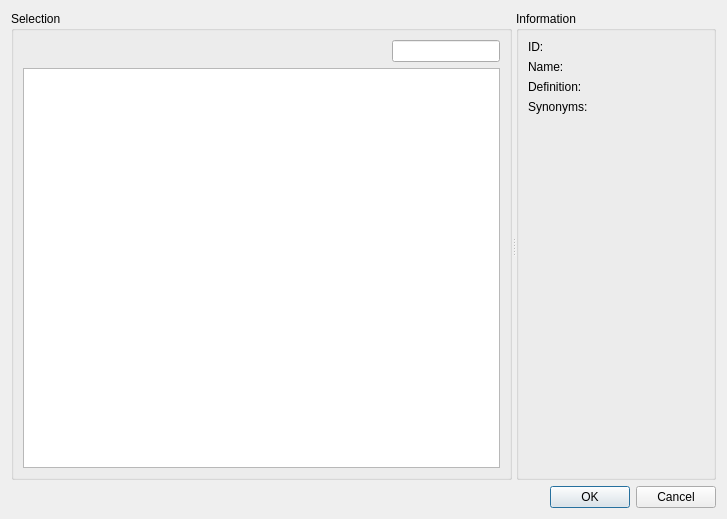
<?xml version="1.0" encoding="UTF-8"?>
<ui version="4.0">
 <class>EcoSelectionDialog</class>
 <widget class="QDialog" name="EcoSelectionDialog">
  <property name="geometry">
   <rect>
    <x>0</x>
    <y>0</y>
    <width>727</width>
    <height>519</height>
   </rect>
  </property>
  <property name="windowTitle">
   <string>Select Evidence Code</string>
  </property>
  <layout class="QVBoxLayout" name="verticalLayout_2">
   <item>
    <widget class="QSplitter" name="splitter">
     <property name="orientation">
      <enum>Qt::Horizontal</enum>
     </property>
     <widget class="QGroupBox" name="groupBox_2">
      <property name="title">
       <string>Selection</string>
      </property>
      <layout class="QVBoxLayout" name="verticalLayout">
       <item>
        <layout class="QHBoxLayout" name="horizontalLayout">
         <item>
          <spacer name="horizontalSpacer">
           <property name="orientation">
            <enum>Qt::Horizontal</enum>
           </property>
           <property name="sizeHint" stdset="0">
            <size>
             <width>40</width>
             <height>20</height>
            </size>
           </property>
          </spacer>
         </item>
         <item>
          <widget class="QLabel" name="label_5">
           <property name="minimumSize">
            <size>
             <width>15</width>
             <height>15</height>
            </size>
           </property>
           <property name="maximumSize">
            <size>
             <width>15</width>
             <height>15</height>
            </size>
           </property>
           <property name="text">
            <string/>
           </property>
           <property name="pixmap">
            <pixmap resource="../../icons/icons.qrc">:/search_icon</pixmap>
           </property>
           <property name="scaledContents">
            <bool>true</bool>
           </property>
          </widget>
         </item>
         <item>
          <widget class="ButtonLineEdit" name="searchInput">
           <property name="sizePolicy">
            <sizepolicy hsizetype="Minimum" vsizetype="Fixed">
             <horstretch>0</horstretch>
             <verstretch>0</verstretch>
            </sizepolicy>
           </property>
          </widget>
         </item>
        </layout>
       </item>
       <item>
        <widget class="QTreeView" name="treeView">
         <property name="editTriggers">
          <set>QAbstractItemView::NoEditTriggers</set>
         </property>
         <attribute name="headerVisible">
          <bool>false</bool>
         </attribute>
        </widget>
       </item>
      </layout>
     </widget>
     <widget class="QGroupBox" name="groupBox">
      <property name="sizePolicy">
       <sizepolicy hsizetype="Fixed" vsizetype="Expanding">
        <horstretch>0</horstretch>
        <verstretch>0</verstretch>
       </sizepolicy>
      </property>
      <property name="minimumSize">
       <size>
        <width>200</width>
        <height>0</height>
       </size>
      </property>
      <property name="title">
       <string>Information</string>
      </property>
      <layout class="QGridLayout" name="gridLayout">
       <item row="0" column="0">
        <widget class="QLabel" name="label">
         <property name="text">
          <string>ID:</string>
         </property>
         <property name="alignment">
          <set>Qt::AlignLeading|Qt::AlignLeft|Qt::AlignTop</set>
         </property>
        </widget>
       </item>
       <item row="0" column="1">
        <widget class="QLabel" name="label_id">
         <property name="text">
          <string/>
         </property>
        </widget>
       </item>
       <item row="1" column="0">
        <widget class="QLabel" name="label_2">
         <property name="text">
          <string>Name:</string>
         </property>
         <property name="alignment">
          <set>Qt::AlignLeading|Qt::AlignLeft|Qt::AlignTop</set>
         </property>
        </widget>
       </item>
       <item row="1" column="1">
        <widget class="QLabel" name="label_name">
         <property name="text">
          <string/>
         </property>
         <property name="wordWrap">
          <bool>true</bool>
         </property>
        </widget>
       </item>
       <item row="2" column="0">
        <widget class="QLabel" name="label_3">
         <property name="text">
          <string>Definition:</string>
         </property>
         <property name="alignment">
          <set>Qt::AlignLeading|Qt::AlignLeft|Qt::AlignTop</set>
         </property>
        </widget>
       </item>
       <item row="2" column="1">
        <widget class="QLabel" name="label_definition">
         <property name="text">
          <string/>
         </property>
         <property name="wordWrap">
          <bool>true</bool>
         </property>
        </widget>
       </item>
       <item row="3" column="0">
        <widget class="QLabel" name="label_4">
         <property name="text">
          <string>Synonyms:</string>
         </property>
         <property name="alignment">
          <set>Qt::AlignLeading|Qt::AlignLeft|Qt::AlignTop</set>
         </property>
        </widget>
       </item>
       <item row="4" column="1">
        <spacer name="verticalSpacer">
         <property name="orientation">
          <enum>Qt::Vertical</enum>
         </property>
         <property name="sizeHint" stdset="0">
          <size>
           <width>20</width>
           <height>40</height>
          </size>
         </property>
        </spacer>
       </item>
       <item row="3" column="1">
        <widget class="QLabel" name="label_synonyms">
         <property name="text">
          <string/>
         </property>
         <property name="wordWrap">
          <bool>true</bool>
         </property>
        </widget>
       </item>
      </layout>
     </widget>
    </widget>
   </item>
   <item>
    <widget class="QDialogButtonBox" name="buttonBox">
     <property name="orientation">
      <enum>Qt::Horizontal</enum>
     </property>
     <property name="standardButtons">
      <set>QDialogButtonBox::Cancel|QDialogButtonBox::Ok</set>
     </property>
    </widget>
   </item>
  </layout>
 </widget>
 <customwidgets>
  <customwidget>
   <class>ButtonLineEdit</class>
   <extends>QLineEdit</extends>
   <header>GEMEditor.widgets.gui</header>
  </customwidget>
 </customwidgets>
 <resources>
  <include location="../../icons/icons.qrc"/>
 </resources>
 <connections>
  <connection>
   <sender>buttonBox</sender>
   <signal>accepted()</signal>
   <receiver>EcoSelectionDialog</receiver>
   <slot>accept()</slot>
   <hints>
    <hint type="sourcelabel">
     <x>248</x>
     <y>254</y>
    </hint>
    <hint type="destinationlabel">
     <x>157</x>
     <y>274</y>
    </hint>
   </hints>
  </connection>
  <connection>
   <sender>buttonBox</sender>
   <signal>rejected()</signal>
   <receiver>EcoSelectionDialog</receiver>
   <slot>reject()</slot>
   <hints>
    <hint type="sourcelabel">
     <x>316</x>
     <y>260</y>
    </hint>
    <hint type="destinationlabel">
     <x>286</x>
     <y>274</y>
    </hint>
   </hints>
  </connection>
 </connections>
</ui>
